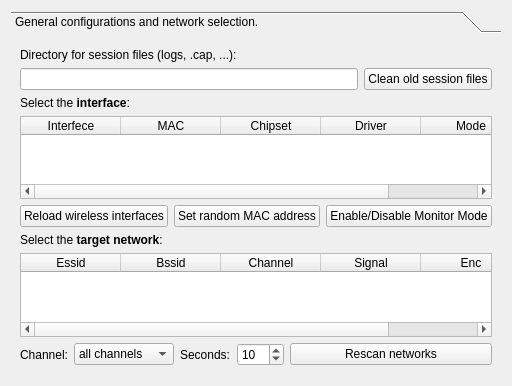
      <widget class="QWidget" name="TabPage">
       <attribute name="title">
        <string>Configuration</string>
       </attribute>
       <layout class="QGridLayout">
        <item row="0" column="0">
         <widget class="QToolBox" name="toolBox3">
          <property name="currentIndex">
           <number>0</number>
          </property>
          <widget class="QWidget" name="page1">
           <property name="geometry">
            <rect>
             <x>0</x>
             <y>0</y>
             <width>600</width>
             <height>436</height>
            </rect>
           </property>
           <attribute name="label">
            <string>General configurations and network selection.</string>
           </attribute>
           <layout class="QGridLayout">
            <item row="1" column="0">
             <widget class="QLabel" name="textLabel3_5_6_2_2">
              <property name="text">
               <string>Select the &lt;b&gt;interface&lt;/b&gt;:</string>
              </property>
              <property name="wordWrap">
               <bool>false</bool>
              </property>
             </widget>
            </item>
            <item row="4" column="0">
             <widget class="QLabel" name="textLabel3_5_6_2">
              <property name="text">
               <string>Select the &lt;b&gt;target network&lt;/b&gt;:</string>
              </property>
              <property name="wordWrap">
               <bool>false</bool>
              </property>
             </widget>
            </item>
            <item row="0" column="0">
             <layout class="QGridLayout">
              <item row="0" column="0" colspan="2">
               <widget class="QLabel" name="textLabel3_4_4">
                <property name="text">
                 <string>Directory for session files (logs, .cap, ...):</string>
                </property>
                <property name="wordWrap">
                 <bool>false</bool>
                </property>
               </widget>
              </item>
              <item row="1" column="0">
               <widget class="QLineEdit" name="line_gath_logs"/>
              </item>
              <item row="1" column="1">
               <widget class="QPushButton" name="button_gath_clean">
                <property name="text">
                 <string>Clean old session files</string>
                </property>
               </widget>
              </item>
             </layout>
            </item>
            <item row="6" column="0">
             <layout class="QHBoxLayout">
              <item>
               <widget class="QLabel" name="textLabel1_2">
                <property name="text">
                 <string>Channel:</string>
                </property>
                <property name="wordWrap">
                 <bool>false</bool>
                </property>
               </widget>
              </item>
              <item>
               <widget class="QComboBox" name="combo_channel">
                <property name="minimumSize">
                 <size>
                  <width>100</width>
                  <height>0</height>
                 </size>
                </property>
                <item>
                 <property name="text">
                  <string>all channels</string>
                 </property>
                </item>
                <item>
                 <property name="text">
                  <string>1</string>
                 </property>
                </item>
                <item>
                 <property name="text">
                  <string>2</string>
                 </property>
                </item>
                <item>
                 <property name="text">
                  <string>3</string>
                 </property>
                </item>
                <item>
                 <property name="text">
                  <string>4</string>
                 </property>
                </item>
                <item>
                 <property name="text">
                  <string>5</string>
                 </property>
                </item>
                <item>
                 <property name="text">
                  <string>6</string>
                 </property>
                </item>
                <item>
                 <property name="text">
                  <string>7</string>
                 </property>
                </item>
                <item>
                 <property name="text">
                  <string>8</string>
                 </property>
                </item>
                <item>
                 <property name="text">
                  <string>9</string>
                 </property>
                </item>
                <item>
                 <property name="text">
                  <string>10</string>
                 </property>
                </item>
                <item>
                 <property name="text">
                  <string>11</string>
                 </property>
                </item>
                <item>
                 <property name="text">
                  <string>12</string>
                 </property>
                </item>
                <item>
                 <property name="text">
                  <string>13</string>
                 </property>
                </item>
				<item>
                 <property name="text">
                  <string>14</string>
                 </property>
                </item>
               </widget>
              </item>
              <item>
               <widget class="QLabel" name="textLabel2_4">
                <property name="text">
                 <string>Seconds:</string>
                </property>
                <property name="wordWrap">
                 <bool>false</bool>
                </property>
               </widget>
              </item>
              <item>
               <widget class="QSpinBox" name="spin_sec">
                <property name="minimum">
                 <number>5</number>
                </property>
                <property name="maximum">
                 <number>200</number>
                </property>
                <property name="value">
                 <number>10</number>
                </property>
               </widget>
              </item>
              <item>
               <widget class="QPushButton" name="button_rescan_networks">
                <property name="sizePolicy">
                 <sizepolicy hsizetype="Expanding" vsizetype="Fixed">
                  <horstretch>0</horstretch>
                  <verstretch>0</verstretch>
                 </sizepolicy>
                </property>
                <property name="text">
                 <string>Rescan networks</string>
                </property>
               </widget>
              </item>
             </layout>
            </item>
            <item row="3" column="0">
             <layout class="QHBoxLayout">
              <item>
               <widget class="QPushButton" name="button_reload_interfaces">
                <property name="text">
                 <string>Reload wireless interfaces</string>
                </property>
               </widget>
              </item>
              <item>
               <widget class="QPushButton" name="button_random_mac">
                <property name="text">
                 <string>Set random MAC address</string>
                </property>
               </widget>
              </item>
              <item>
               <widget class="QPushButton" name="button_monitor">
                <property name="text">
                 <string>Enable/Disable Monitor Mode</string>
                </property>
               </widget>
              </item>
             </layout>
            </item>
            <item row="2" column="0">
             <widget class="QTableWidget" name="table_interfaces">
              <column>
               <property name="text">
                <string>Interfece</string>
               </property>
              </column>
              <column>
               <property name="text">
                <string>MAC</string>
               </property>
              </column>
              <column>
               <property name="text">
                <string>Chipset</string>
               </property>
              </column>
              <column>
               <property name="text">
                <string>Driver</string>
               </property>
              </column>
              <column>
               <property name="text">
                <string>Mode</string>
               </property>
              </column>
             </widget>
            </item>
            <item row="5" column="0">
             <widget class="QTableWidget" name="table_networks">
              <column>
               <property name="text">
                <string>Essid</string>
               </property>
              </column>
              <column>
               <property name="text">
                <string>Bssid</string>
               </property>
              </column>
              <column>
               <property name="text">
                <string>Channel</string>
               </property>
              </column>
              <column>
               <property name="text">
                <string>Signal</string>
               </property>
              </column>
              <column>
               <property name="text">
                <string>Enc</string>
               </property>
              </column>
             </widget>
            </item>
           </layout>
          </widget>
         </widget>
        </item>
       </layout>
      </widget>
